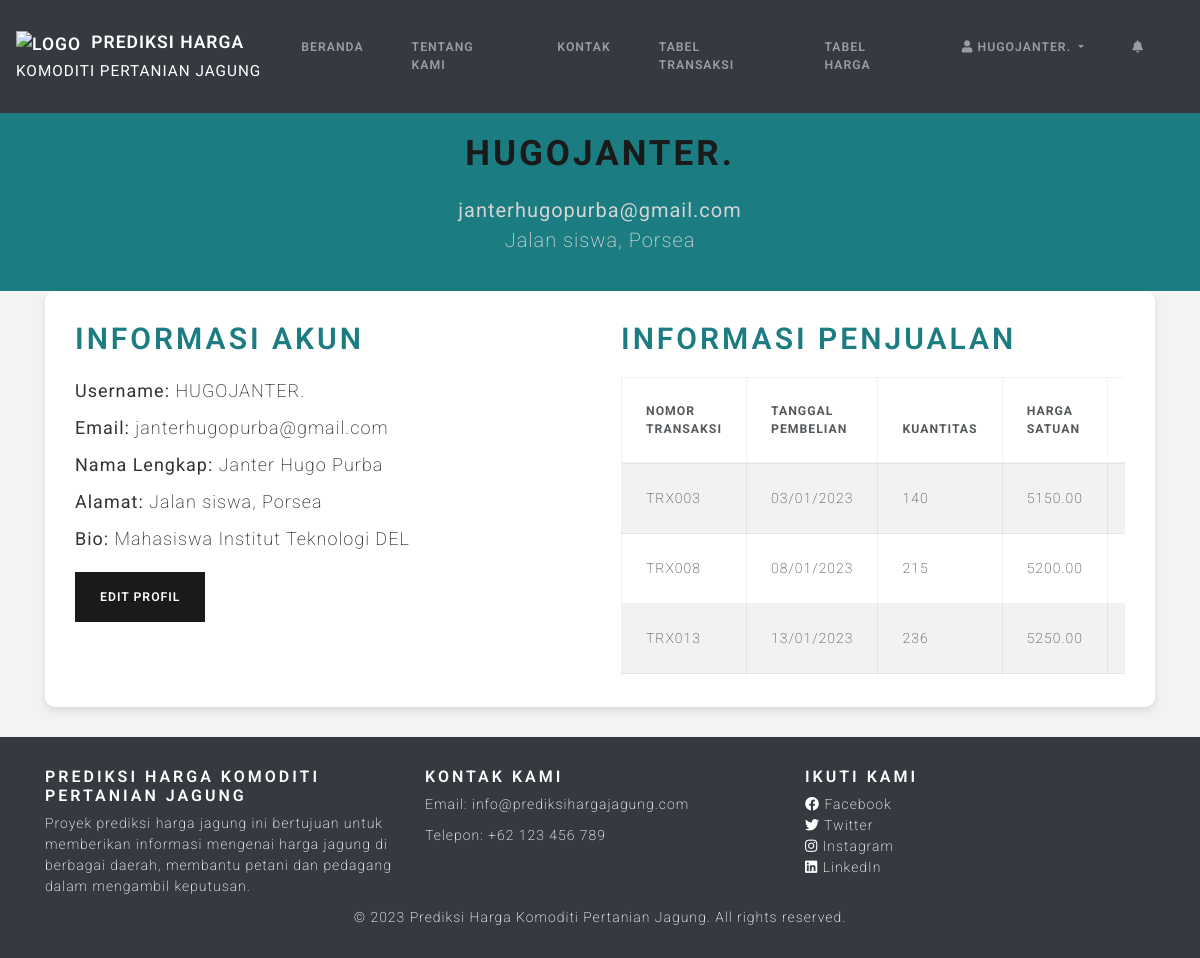
/profile.php (signed in), run on the app's committed database.
### tables this page shows
CREATE TABLE `users` (
  `id` int(11) NOT NULL,
  `username` varchar(50) NOT NULL,
  `email` varchar(255) NOT NULL,
  `password` varchar(255) NOT NULL,
  `nama_lengkap` varchar(100) NOT NULL,
  `role` enum('admin','user') NOT NULL,
  `token` varchar(10) DEFAULT NULL,
  `alamat` varchar(100) NOT NULL,
  `bio` text NOT NULL,
  `penjual` enum('Petani','Tokke Kecil') NOT NULL
);

CREATE TABLE `transaksi` (
  `id_transaksi` int(11) NOT NULL,
  `nomor_transaksi` varchar(255) DEFAULT NULL,
  `id_harga` int(255) NOT NULL,
  `id_user` int(100) DEFAULT NULL,
  `id_admin` int(100) DEFAULT NULL,
  `tanggal_pembelian` varchar(100) DEFAULT NULL,
  `alamat` varchar(255) DEFAULT NULL,
  `nama_barang` varchar(255) DEFAULT NULL,
  `kuantitas` int(11) DEFAULT NULL,
  `harga_satuan` decimal(10,2) DEFAULT NULL,
  `total_harga` decimal(10,2) DEFAULT NULL,
  `basah_kering` enum('Basah','Kering') DEFAULT NULL,
  `keterangan` enum('Cash','Transfer') DEFAULT NULL,
  `penjual` varchar(255) DEFAULT NULL
);

### profile.php (the view, shortened to what this page needs)
<?php
$servername = "localhost:3308";
$username = "root";
$password = "";
$dbname = "kelompok6";
$conn = new mysqli($servername, $username, $password, $dbname);
$username = $_SESSION['username'];
$sql = "SELECT * FROM users WHERE username = ?";
$stmt = $conn->prepare($sql);
$stmt->bind_param("s", $username);
$stmt->execute();
$result = $stmt->get_result();
$user = $result->fetch_assoc();
$sql_transactions = "SELECT * FROM transaksi WHERE id_user = ?";
$stmt_transactions = $conn->prepare($sql_transactions);
$stmt_transactions->bind_param("i", $user['id']);
$stmt_transactions->execute();
$result_transactions = $stmt_transactions->get_result();
$transactions = array();
while ($row = $result_transactions->fetch_assoc()) {
    $transactions[] = $row;
}
?>
<!DOCTYPE html>
<html lang="id">
<head>
    <link href="https://stackpath.bootstrapcdn.com/bootswatch/4.5.2/lux/bootstrap.min.css" rel="stylesheet">
    <link rel="stylesheet" href="https://cdnjs.cloudflare.com/ajax/libs/font-awesome/5.15.3/css/all.min.css">
</head>
<body>
    <nav class="navbar navbar-expand-lg navbar-dark bg-dark">
        <div class="container-fluid" style="padding-right: 0; padding-left: 0;">
            <a class="navbar-brand" href="#">
                <img src="./img/logo.jpg" alt="Logo" /> Prediksi Harga<br>
                <small>Komoditi Pertanian Jagung</small>
            </a>
            <div class="collapse navbar-collapse justify-content-end" id="navbarNav">
                <ul class="navbar-nav">
                    <li class="nav-item">
                        <a class="nav-link" href="index.php">Beranda</a>
                    </li>
                    <li class="nav-item">
                        <a class="nav-link" href="Tentang_Kami.php">Tentang Kami</a>
                    </li>
                    <li class="nav-item">
                        <a class="nav-link" href="kontak.php">Kontak</a>
                    </li>
                    <?php if(isset($_SESSION['role']) && $_SESSION['role'] === 'admin'): ?>
                        <li class="nav-item">
                            <a class="nav-link" href="transaksi.php">Tabel Transaksi</a>
                        </li>
                        <li class="nav-item">
                            <a class="nav-link" href="tabel.php">Tabel Harga</a>
                        </li>
                    <?php elseif(isset($_SESSION['role']) && $_SESSION['role'] === 'user'): ?>
                        <li class="nav-item">
                            <a class="nav-link" href="transaksi.php">Tabel Transaksi</a>
                        </li>
                        <li class="nav-item">
                            <a class="nav-link" href="tabel.php">Tabel Harga</a>
                        </li>
                    <?php endif; ?>
                    <?php if(isset($_SESSION['username'])): ?>
                        <li class="nav-item dropdown">
                            <a href="#" class="nav-link dropdown-toggle" data-toggle="dropdown">
                                <i class="fas fa-user"></i> <?php echo $_SESSION['username']; ?> <span class="caret"></span>
                            </a>
                        </li>
                        <li class="nav-item">
                            <a class="nav-link" href="#">
                                <i class="fas fa-bell"></i>
                            </a>
                        </li>
                    <?php else: ?>
                        <li class="nav-item"><a class="nav-link" href="login.php">Login</a></li>
                        <li class="nav-item"><a class="nav-link" href="register.php">Register</a></li>
                    <?php endif; ?>
                </ul>
            </div>
        </div>
    </nav>
    <div class="profile-header">
        <div class="container">
            <h2><?php echo htmlspecialchars($user['username']); ?></h2>
            <small><?php echo htmlspecialchars($user['email']); ?></small>
            <p><?php echo htmlspecialchars($user['alamat']); ?></p>
        </div>
    </div>
    <div class="container">
    <div class="profile-details">
        <div>
            <h3>Informasi Akun</h3>
            <div>
                <p><strong>Username:</strong> <?php echo htmlspecialchars($user['username']); ?></p>
                <p><strong>Email:</strong> <?php echo htmlspecialchars($user['email']); ?></p>
                <p><strong>Nama Lengkap:</strong> <?php echo htmlspecialchars($user['nama_lengkap']); ?></p>
                <p><strong>Alamat:</strong> <?php echo htmlspecialchars($user['alamat']); ?></p>
                <p><strong>Bio:</strong> <?php echo htmlspecialchars($user['bio']); ?></p>
            </div>
            <div class="profile-actions">
                <a href="edit_profil.php" class="btn btn-primary">Edit Profil</a>
            </div>
        </div>
        <div>
            <h3>Informasi Penjualan</h3>
            <div class="table-responsive" style="max-height: 300px; overflow-y: auto;">
                <table class="table table-striped table-bordered">
                    <thead>
                        <tr>
                            <th>Nomor Transaksi</th>
                            <th>Tanggal Pembelian</th>
                            <th>Kuantitas</th>
                            <th>Harga Satuan</th>
                            <th>Total Harga</th>
                        </tr>
                    </thead>
                    <tbody>
                        <?php foreach($transactions as $transaction): ?>
                            <tr>
                                <td><?php echo htmlspecialchars($transaction['nomor_transaksi']); ?></td>
                                <td><?php echo htmlspecialchars($transaction['tanggal_pembelian']); ?></td>
                                <td><?php echo htmlspecialchars($transaction['kuantitas']); ?></td>
                                <td><?php echo htmlspecialchars($transaction['harga_satuan']); ?></td>
                                <td><?php echo htmlspecialchars($transaction['total_harga']); ?></td>
                            </tr>
                        <?php endforeach; ?>
                    </tbody>
                </table>
            </div>
        </div>
    </div>
</div>
     <footer class="footer">
        <div class="container">
            <div class="row">
                <div class="col-md-4">
                    <h5>Prediksi Harga Komoditi Pertanian Jagung</h5>
                    <p>Proyek prediksi harga jagung ini bertujuan untuk memberikan informasi mengenai harga jagung di berbagai daerah, membantu petani dan pedagang dalam mengambil keputusan.</p>
                </div>
                <div class="col-md-4">
                    <h5>Kontak Kami</h5>
                    <p>Email: info@prediksihargajagung.com</p>
                    <p>Telepon: +62 123 456 789</p>
                </div>
                <div class="col-md-4">
                    <h5>Ikuti Kami</h5>
                    <ul class="list-unstyled">
                        <li><a href="#"><i class="fab fa-facebook"></i> Facebook</a></li>
                        <li><a href="#"><i class="fab fa-twitter"></i> Twitter</a></li>
                        <li><a href="#"><i class="fab fa-instagram"></i> Instagram</a></li>
                        <li><a href="#"><i class="fab fa-linkedin"></i> LinkedIn</a></li>
                    </ul>
                </div>
            </div>
            <div class="row">
                <div class="col-12">
                    <p class="text-center mb-0">&copy; 2023 Prediksi Harga Komoditi Pertanian Jagung. All rights reserved.</p>
                </div>
            </div>
        </div>
    </footer>
</body>
</html>

### profile.php (style rules this page uses)
body { font-family: 'Roboto', sans-serif; background-color: #f3f3f3; }
.profile-header { text-align: center; padding: 20px 0; background-color: #1b7c81; color: #fff; }
.profile-header h2 { font-size: 35px; font-weight: bold; margin-bottom: 20px; }
.profile-header small { font-size: 20px; color: #d4d4d4; }
.profile-header p { font-size: 20px; color: #d4d4d4; }
.profile-details { padding: 30px; background-color: #fff; box-shadow: 0 4px 8px rgba(0,0,0,0.1); margin-bottom: 30px; border-radius: 10px; }
.profile-details h3 { font-size: 30px; margin-bottom: 20px; color: #1b7c81; }
.profile-details p { font-size: 18px; margin-bottom: 10px; color: #333; }
.profile-actions { margin-top: 20px; }
.footer { background-color: #343a40; color: #fff; padding-top: 30px; padding-bottom: 30px; }
.footer h5 { color: #fff; }
.footer p { color: #fff; margin-bottom: 10px; }
.footer ul li a { color: #fff; }
.footer p.mb-0 { margin-bottom: 0; }
.navbar-brand img { height: 24px; margin-right: 5px; }
@media (min-width: 768px) { .profile-details { display: flex; justify-content: space-between; } }
@media (min-width: 768px) { .profile-details > div { width: 48%; } }

### data on the page
users: username "HUGOJANTER.", email "janterhugopurba@gmail.com", alamat "Jalan siswa, Porsea", nama_lengkap "Janter Hugo Purba", bio "Mahasiswa Institut Teknologi DEL"
transaksi: nomor_transaksi "TRX003", tanggal_pembelian "03/01/2023", kuantitas "140", harga_satuan "5150.00"
transaksi: nomor_transaksi "TRX008", tanggal_pembelian "08/01/2023", kuantitas "215", harga_satuan "5200.00"
transaksi: nomor_transaksi "TRX013", tanggal_pembelian "13/01/2023", kuantitas "236", harga_satuan "5250.00"

### other printed values
$_SESSION['username'] "HUGOJANTER."
